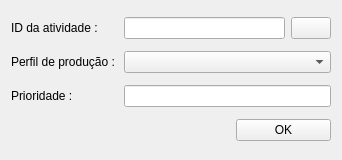
<?xml version="1.0" encoding="UTF-8"?>
<ui version="4.0">
 <class>Form</class>
 <widget class="QWidget" name="Form">
  <property name="geometry">
   <rect>
    <x>0</x>
    <y>0</y>
    <width>342</width>
    <height>160</height>
   </rect>
  </property>
  <property name="windowTitle">
   <string>Form</string>
  </property>
  <layout class="QGridLayout" name="gridLayout">
   <item row="0" column="0">
    <widget class="QLabel" name="label">
     <property name="text">
      <string>ID da atividade :</string>
     </property>
    </widget>
   </item>
   <item row="0" column="1" colspan="2">
    <layout class="QHBoxLayout" name="horizontalLayout">
     <item>
      <widget class="QLineEdit" name="activity_id_le"/>
     </item>
     <item>
      <widget class="QPushButton" name="extract_field_btn">
       <property name="text">
        <string/>
       </property>
      </widget>
     </item>
    </layout>
   </item>
   <item row="1" column="0">
    <widget class="QLabel" name="label_3">
     <property name="text">
      <string>Perfil de produção :</string>
     </property>
    </widget>
   </item>
   <item row="1" column="1" colspan="2">
    <widget class="QComboBox" name="profiles_cb"/>
   </item>
   <item row="2" column="0">
    <widget class="QLabel" name="label_2">
     <property name="text">
      <string>Prioridade :</string>
     </property>
    </widget>
   </item>
   <item row="2" column="1" colspan="2">
    <widget class="QLineEdit" name="priority_le"/>
   </item>
   <item row="3" column="0" colspan="2">
    <spacer name="horizontalSpacer">
     <property name="orientation">
      <enum>Qt::Horizontal</enum>
     </property>
     <property name="sizeHint" stdset="0">
      <size>
       <width>219</width>
       <height>20</height>
      </size>
     </property>
    </spacer>
   </item>
   <item row="3" column="2">
    <widget class="QPushButton" name="ok_btn">
     <property name="text">
      <string>OK</string>
     </property>
    </widget>
   </item>
  </layout>
 </widget>
 <resources/>
 <connections/>
</ui>
